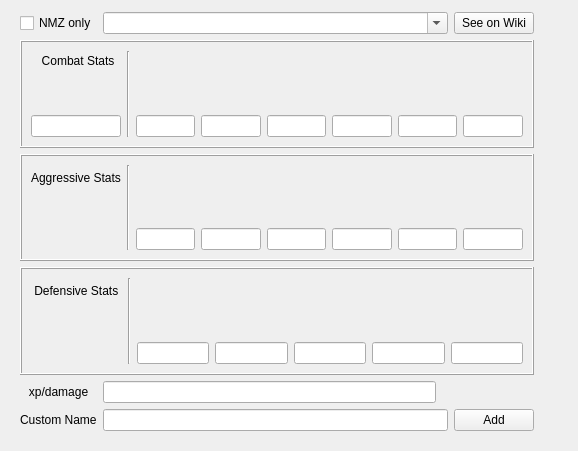
<?xml version="1.0" encoding="UTF-8"?>
<ui version="4.0">
 <class>Monsters</class>
 <widget class="QWidget" name="Monsters">
  <property name="geometry">
   <rect>
    <x>0</x>
    <y>0</y>
    <width>578</width>
    <height>451</height>
   </rect>
  </property>
  <property name="windowTitle">
   <string>Form</string>
  </property>
  <layout class="QGridLayout" name="gridLayout">
   <property name="sizeConstraint">
    <enum>QLayout::SetMinimumSize</enum>
   </property>
   <item row="0" column="0">
    <widget class="QFrame" name="frame">
     <property name="frameShape">
      <enum>QFrame::NoFrame</enum>
     </property>
     <property name="frameShadow">
      <enum>QFrame::Raised</enum>
     </property>
     <layout class="QGridLayout" name="gridLayout_2">
      <property name="topMargin">
       <number>1</number>
      </property>
      <item row="2" column="6">
       <widget class="QFrame" name="frame_2">
        <property name="frameShape">
         <enum>QFrame::NoFrame</enum>
        </property>
        <property name="frameShadow">
         <enum>QFrame::Raised</enum>
        </property>
        <layout class="QGridLayout" name="gridLayout_6"/>
       </widget>
      </item>
      <item row="7" column="2" colspan="3">
       <widget class="QLineEdit" name="custom_name"/>
      </item>
      <item row="0" column="2" colspan="3">
       <widget class="QComboBox" name="search">
        <property name="editable">
         <bool>true</bool>
        </property>
       </widget>
      </item>
      <item row="5" column="1" colspan="5">
       <widget class="QFrame" name="image_3">
        <property name="frameShape">
         <enum>QFrame::Box</enum>
        </property>
        <property name="frameShadow">
         <enum>QFrame::Raised</enum>
        </property>
        <property name="lineWidth">
         <number>1</number>
        </property>
        <layout class="QGridLayout" name="gridLayout_5">
         <item row="2" column="5">
          <widget class="QLineEdit" name="defensive_magic"/>
         </item>
         <item row="2" column="2">
          <widget class="QLineEdit" name="defensive_stab"/>
         </item>
         <item row="1" column="6">
          <widget class="QLabel" name="label_19">
           <property name="text">
            <string/>
           </property>
           <property name="pixmap">
            <pixmap>../images/monster/Ranged_icon.webp</pixmap>
           </property>
           <property name="alignment">
            <set>Qt::AlignCenter</set>
           </property>
          </widget>
         </item>
         <item row="2" column="3">
          <widget class="QLineEdit" name="defensive_slash"/>
         </item>
         <item row="1" column="3">
          <widget class="QLabel" name="label_16">
           <property name="text">
            <string/>
           </property>
           <property name="pixmap">
            <pixmap>../images/monster/White_scimitar.webp</pixmap>
           </property>
           <property name="alignment">
            <set>Qt::AlignCenter</set>
           </property>
          </widget>
         </item>
         <item row="1" column="4">
          <widget class="QLabel" name="label_17">
           <property name="text">
            <string/>
           </property>
           <property name="pixmap">
            <pixmap>../images/monster/White_warhammer.webp</pixmap>
           </property>
           <property name="alignment">
            <set>Qt::AlignCenter</set>
           </property>
          </widget>
         </item>
         <item row="1" column="5">
          <widget class="QLabel" name="label_18">
           <property name="text">
            <string/>
           </property>
           <property name="pixmap">
            <pixmap>../images/monster/Magic_icon.webp</pixmap>
           </property>
           <property name="alignment">
            <set>Qt::AlignCenter</set>
           </property>
          </widget>
         </item>
         <item row="0" column="2" colspan="5">
          <widget class="QFrame" name="frame_6">
           <property name="frameShape">
            <enum>QFrame::NoFrame</enum>
           </property>
           <property name="frameShadow">
            <enum>QFrame::Plain</enum>
           </property>
           <property name="lineWidth">
            <number>3</number>
           </property>
           <layout class="QGridLayout" name="gridLayout_9"/>
          </widget>
         </item>
         <item row="1" column="0">
          <widget class="QLabel" name="label_25">
           <property name="text">
            <string/>
           </property>
           <property name="pixmap">
            <pixmap>../images/monster/Defence_icon.webp</pixmap>
           </property>
           <property name="alignment">
            <set>Qt::AlignCenter</set>
           </property>
          </widget>
         </item>
         <item row="2" column="4">
          <widget class="QLineEdit" name="defensive_crush"/>
         </item>
         <item row="2" column="6">
          <widget class="QLineEdit" name="defensive_ranged"/>
         </item>
         <item row="1" column="2">
          <widget class="QLabel" name="label_15">
           <property name="text">
            <string/>
           </property>
           <property name="pixmap">
            <pixmap>../images/monster/White_dagger.webp</pixmap>
           </property>
           <property name="alignment">
            <set>Qt::AlignCenter</set>
           </property>
          </widget>
         </item>
         <item row="0" column="1" rowspan="3">
          <widget class="Line" name="line">
           <property name="orientation">
            <enum>Qt::Vertical</enum>
           </property>
          </widget>
         </item>
         <item row="0" column="0">
          <widget class="QLabel" name="label_26">
           <property name="text">
            <string> Defensive Stats </string>
           </property>
           <property name="alignment">
            <set>Qt::AlignLeading|Qt::AlignLeft|Qt::AlignVCenter</set>
           </property>
          </widget>
         </item>
        </layout>
       </widget>
      </item>
      <item row="2" column="1" colspan="5">
       <widget class="QFrame" name="image">
        <property name="frameShape">
         <enum>QFrame::Box</enum>
        </property>
        <property name="frameShadow">
         <enum>QFrame::Raised</enum>
        </property>
        <property name="lineWidth">
         <number>1</number>
        </property>
        <layout class="QGridLayout" name="gridLayout_3">
         <item row="3" column="4">
          <widget class="QLineEdit" name="strength"/>
         </item>
         <item row="2" column="6">
          <widget class="QLabel" name="label_7">
           <property name="text">
            <string/>
           </property>
           <property name="pixmap">
            <pixmap>../images/monster/Magic_icon.webp</pixmap>
           </property>
           <property name="alignment">
            <set>Qt::AlignCenter</set>
           </property>
          </widget>
         </item>
         <item row="2" column="2">
          <widget class="QLabel" name="label_3">
           <property name="text">
            <string/>
           </property>
           <property name="pixmap">
            <pixmap>../images/monster/Hitpoints_icon.webp</pixmap>
           </property>
           <property name="alignment">
            <set>Qt::AlignCenter</set>
           </property>
          </widget>
         </item>
         <item row="2" column="7">
          <widget class="QLabel" name="label_8">
           <property name="text">
            <string/>
           </property>
           <property name="pixmap">
            <pixmap>../images/monster/Ranged_icon.webp</pixmap>
           </property>
           <property name="alignment">
            <set>Qt::AlignCenter</set>
           </property>
          </widget>
         </item>
         <item row="1" column="1" rowspan="3">
          <widget class="Line" name="line_3">
           <property name="orientation">
            <enum>Qt::Vertical</enum>
           </property>
          </widget>
         </item>
         <item row="3" column="6">
          <widget class="QLineEdit" name="magic"/>
         </item>
         <item row="3" column="3">
          <widget class="QLineEdit" name="attack"/>
         </item>
         <item row="2" column="4">
          <widget class="QLabel" name="label_5">
           <property name="text">
            <string/>
           </property>
           <property name="pixmap">
            <pixmap>../images/monster/Strength_icon.webp</pixmap>
           </property>
           <property name="alignment">
            <set>Qt::AlignCenter</set>
           </property>
          </widget>
         </item>
         <item row="3" column="5">
          <widget class="QLineEdit" name="defence"/>
         </item>
         <item row="2" column="0">
          <widget class="QFrame" name="frame_3">
           <property name="frameShape">
            <enum>QFrame::NoFrame</enum>
           </property>
           <property name="frameShadow">
            <enum>QFrame::Raised</enum>
           </property>
           <property name="lineWidth">
            <number>0</number>
           </property>
           <layout class="QGridLayout" name="gridLayout_7">
            <item row="0" column="0">
             <widget class="QLabel" name="label_21">
              <property name="text">
               <string/>
              </property>
              <property name="pixmap">
               <pixmap>../images/monster/Combat_icon.webp</pixmap>
              </property>
              <property name="alignment">
               <set>Qt::AlignCenter</set>
              </property>
             </widget>
            </item>
           </layout>
          </widget>
         </item>
         <item row="2" column="5">
          <widget class="QLabel" name="label_6">
           <property name="text">
            <string/>
           </property>
           <property name="pixmap">
            <pixmap>../images/monster/Defence_icon.webp</pixmap>
           </property>
           <property name="alignment">
            <set>Qt::AlignCenter</set>
           </property>
          </widget>
         </item>
         <item row="3" column="2">
          <widget class="QLineEdit" name="health"/>
         </item>
         <item row="3" column="7">
          <widget class="QLineEdit" name="ranged"/>
         </item>
         <item row="2" column="3">
          <widget class="QLabel" name="label_4">
           <property name="text">
            <string/>
           </property>
           <property name="pixmap">
            <pixmap>../images/monster/Attack_icon.webp</pixmap>
           </property>
           <property name="alignment">
            <set>Qt::AlignCenter</set>
           </property>
          </widget>
         </item>
         <item row="3" column="0">
          <widget class="QLineEdit" name="combat_level"/>
         </item>
         <item row="1" column="0">
          <widget class="QLabel" name="label_22">
           <property name="text">
            <string>   Combat Stats  </string>
           </property>
           <property name="alignment">
            <set>Qt::AlignRight|Qt::AlignTrailing|Qt::AlignVCenter</set>
           </property>
          </widget>
         </item>
        </layout>
       </widget>
      </item>
      <item row="4" column="1" colspan="5">
       <widget class="QFrame" name="image_2">
        <property name="frameShape">
         <enum>QFrame::Box</enum>
        </property>
        <property name="frameShadow">
         <enum>QFrame::Raised</enum>
        </property>
        <property name="lineWidth">
         <number>1</number>
        </property>
        <layout class="QGridLayout" name="gridLayout_4">
         <item row="2" column="2">
          <widget class="QLineEdit" name="aggressive_attack"/>
         </item>
         <item row="2" column="5">
          <widget class="QLineEdit" name="aggressive_magic_damage"/>
         </item>
         <item row="1" column="3">
          <widget class="QLabel" name="label_10">
           <property name="text">
            <string/>
           </property>
           <property name="pixmap">
            <pixmap>../images/monster/Strength_icon.webp</pixmap>
           </property>
           <property name="alignment">
            <set>Qt::AlignCenter</set>
           </property>
          </widget>
         </item>
         <item row="0" column="1" rowspan="3">
          <widget class="Line" name="line_2">
           <property name="orientation">
            <enum>Qt::Vertical</enum>
           </property>
          </widget>
         </item>
         <item row="0" column="2" colspan="6">
          <widget class="QFrame" name="frame_5">
           <property name="frameShape">
            <enum>QFrame::NoFrame</enum>
           </property>
           <property name="frameShadow">
            <enum>QFrame::Plain</enum>
           </property>
           <property name="lineWidth">
            <number>3</number>
           </property>
           <layout class="QGridLayout" name="gridLayout_8"/>
          </widget>
         </item>
         <item row="1" column="0">
          <widget class="QLabel" name="label_23">
           <property name="text">
            <string/>
           </property>
           <property name="pixmap">
            <pixmap>../images/monster/Attack_icon.webp</pixmap>
           </property>
           <property name="alignment">
            <set>Qt::AlignCenter</set>
           </property>
          </widget>
         </item>
         <item row="2" column="6">
          <widget class="QLineEdit" name="aggressive_ranged"/>
         </item>
         <item row="1" column="6">
          <widget class="QLabel" name="label_13">
           <property name="text">
            <string/>
           </property>
           <property name="pixmap">
            <pixmap>../images/monster/Ranged_icon.webp</pixmap>
           </property>
           <property name="alignment">
            <set>Qt::AlignCenter</set>
           </property>
          </widget>
         </item>
         <item row="1" column="4">
          <widget class="QLabel" name="label_11">
           <property name="text">
            <string/>
           </property>
           <property name="pixmap">
            <pixmap>../images/monster/Magic_icon.webp</pixmap>
           </property>
           <property name="alignment">
            <set>Qt::AlignCenter</set>
           </property>
          </widget>
         </item>
         <item row="2" column="3">
          <widget class="QLineEdit" name="aggressive_strength"/>
         </item>
         <item row="1" column="2">
          <widget class="QLabel" name="label_9">
           <property name="text">
            <string/>
           </property>
           <property name="pixmap">
            <pixmap>../images/monster/Attack_icon.webp</pixmap>
           </property>
           <property name="alignment">
            <set>Qt::AlignCenter</set>
           </property>
          </widget>
         </item>
         <item row="1" column="5">
          <widget class="QLabel" name="label_12">
           <property name="text">
            <string/>
           </property>
           <property name="pixmap">
            <pixmap>../images/monster/Magic_Damage_icon.webp</pixmap>
           </property>
           <property name="alignment">
            <set>Qt::AlignCenter</set>
           </property>
          </widget>
         </item>
         <item row="1" column="7">
          <widget class="QLabel" name="label_14">
           <property name="text">
            <string/>
           </property>
           <property name="pixmap">
            <pixmap>../images/monster/Ranged_Strength_icon.webp</pixmap>
           </property>
           <property name="alignment">
            <set>Qt::AlignCenter</set>
           </property>
          </widget>
         </item>
         <item row="2" column="7">
          <widget class="QLineEdit" name="aggressive_ranged_strength"/>
         </item>
         <item row="2" column="4">
          <widget class="QLineEdit" name="aggressive_magic"/>
         </item>
         <item row="0" column="0">
          <widget class="QLabel" name="label_24">
           <property name="text">
            <string>Aggressive Stats</string>
           </property>
           <property name="alignment">
            <set>Qt::AlignLeading|Qt::AlignLeft|Qt::AlignVCenter</set>
           </property>
          </widget>
         </item>
        </layout>
       </widget>
      </item>
      <item row="0" column="1">
       <widget class="QCheckBox" name="nmz_only">
        <property name="text">
         <string>NMZ only</string>
        </property>
       </widget>
      </item>
      <item row="7" column="1">
       <widget class="QLabel" name="label_27">
        <property name="text">
         <string>Custom Name</string>
        </property>
       </widget>
      </item>
      <item row="7" column="5">
       <widget class="QPushButton" name="add">
        <property name="text">
         <string>Add</string>
        </property>
       </widget>
      </item>
      <item row="0" column="5">
       <widget class="QPushButton" name="wiki_link">
        <property name="text">
         <string>See on Wiki</string>
        </property>
       </widget>
      </item>
      <item row="6" column="1">
       <widget class="QLabel" name="label_20">
        <property name="text">
         <string>xp/damage</string>
        </property>
        <property name="alignment">
         <set>Qt::AlignCenter</set>
        </property>
       </widget>
      </item>
      <item row="6" column="2">
       <widget class="QLineEdit" name="xp_per_hit">
        <property name="text">
         <string/>
        </property>
       </widget>
      </item>
     </layout>
    </widget>
   </item>
  </layout>
 </widget>
 <tabstops>
  <tabstop>nmz_only</tabstop>
  <tabstop>search</tabstop>
  <tabstop>wiki_link</tabstop>
  <tabstop>combat_level</tabstop>
  <tabstop>health</tabstop>
  <tabstop>attack</tabstop>
  <tabstop>strength</tabstop>
  <tabstop>defence</tabstop>
  <tabstop>magic</tabstop>
  <tabstop>ranged</tabstop>
  <tabstop>aggressive_attack</tabstop>
  <tabstop>aggressive_strength</tabstop>
  <tabstop>aggressive_magic</tabstop>
  <tabstop>aggressive_magic_damage</tabstop>
  <tabstop>aggressive_ranged</tabstop>
  <tabstop>aggressive_ranged_strength</tabstop>
  <tabstop>defensive_stab</tabstop>
  <tabstop>defensive_slash</tabstop>
  <tabstop>defensive_crush</tabstop>
  <tabstop>defensive_magic</tabstop>
  <tabstop>defensive_ranged</tabstop>
  <tabstop>xp_per_hit</tabstop>
  <tabstop>custom_name</tabstop>
  <tabstop>add</tabstop>
 </tabstops>
 <resources/>
 <connections/>
</ui>
